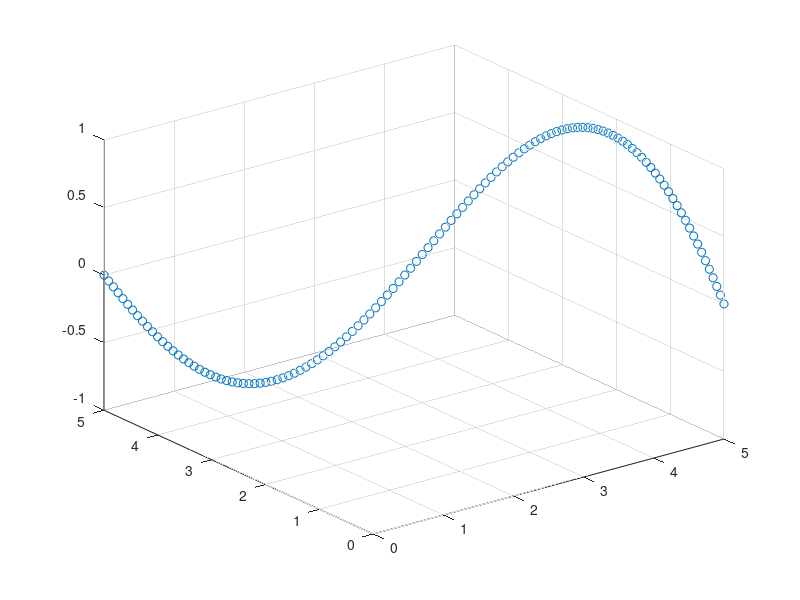

This figure's MATLAB source: (Note: this script raises an error after producing the figure.)
% Runs a circle around a cube at the origin

clear
close all
clc

%circle parameters
R = 5; %radius
N = 120; %number of images
inc = 1; %inclination (not a real orbital inclination)
Revs = 0.25; %number of revolutions around the cube

theta = linspace(0,2*pi*Revs,N);
x = zeros(3,N);
for ii = 1:N
    x(1,ii) = R*cos(theta(ii));
    x(2,ii) = R*sin(theta(ii));
    x(3,ii) = inc*sin(4*theta(ii));
end

figure
scatter3(x(1,:),x(2,:),x(3,:))

% Create the cube
P = [0; 0; 0];
s = 0.5;
sw = 0.05;
fc = [1 0 0;
    0 1 0;
    0 0 1;
    1 1 0;
    1 0 1;
    0 1 1];

ec = [1 1 1];
C = createCube(P, s, sw, fc, ec);

% createPixelVectors and camera information
f = 500;
width = 640;
height = 480;
sz = [width, height];
px = width/2;
py = height/2;
K = [f, 0, px;
    0, f, py;
    0, 0, 1];

V = createPixelVectors(K,width,height);

%run through and create an image at each point, always pointing towards the
%center
v = [0; 0; 1];
figure
for ii = 1:N
   
    %create the quaternion for this location
    r = vrrotvec(v, P - x(:,ii));
    q = axang2quat(r);
    
    img = createImage(C, x(:,ii), q', V, sz);
    imshow(img)
    
    imwrite(img,strcat('images/cubeCircling',num2str(ii,'%03i'),'.jpg'))

end